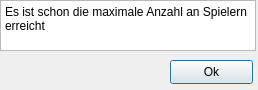
<?xml version="1.0" encoding="UTF-8"?>
<ui version="4.0">
 <class>Dialog</class>
 <widget class="QDialog" name="Dialog">
  <property name="geometry">
   <rect>
    <x>0</x>
    <y>0</y>
    <width>258</width>
    <height>90</height>
   </rect>
  </property>
  <property name="windowTitle">
   <string>Dialog</string>
  </property>
  <widget class="QPushButton" name="okBtn">
   <property name="geometry">
    <rect>
     <x>170</x>
     <y>60</y>
     <width>83</width>
     <height>24</height>
    </rect>
   </property>
   <property name="text">
    <string>Ok</string>
   </property>
  </widget>
  <widget class="QTextBrowser" name="textBrowser">
   <property name="geometry">
    <rect>
     <x>0</x>
     <y>0</y>
     <width>256</width>
     <height>51</height>
    </rect>
   </property>
   <property name="html">
    <string>&lt;!DOCTYPE HTML PUBLIC &quot;-//W3C//DTD HTML 4.0//EN&quot; &quot;http://www.w3.org/TR/REC-html40/strict.dtd&quot;&gt;
&lt;html&gt;&lt;head&gt;&lt;meta name=&quot;qrichtext&quot; content=&quot;1&quot; /&gt;&lt;style type=&quot;text/css&quot;&gt;
p, li { white-space: pre-wrap; }
&lt;/style&gt;&lt;/head&gt;&lt;body style=&quot; font-family:'Sans Serif'; font-size:9pt; font-weight:400; font-style:normal;&quot;&gt;
&lt;p style=&quot; margin-top:0px; margin-bottom:0px; margin-left:0px; margin-right:0px; -qt-block-indent:0; text-indent:0px;&quot;&gt;Es ist schon die maximale Anzahl an Spielern erreicht&lt;/p&gt;&lt;/body&gt;&lt;/html&gt;</string>
   </property>
  </widget>
 </widget>
 <resources/>
 <connections/>
</ui>
